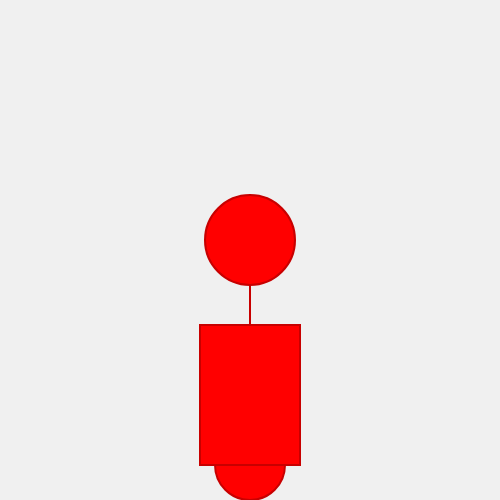
Frame 1 (no input)
Frame 60 (no input): identical to frame 1, image omitted
Frame 120 (the mouse pressed at the canvas centre since frame 60): identical to frame 1, image omitted

The p5.js sketch that drew this single still picture (run headless with seeded random() and noise() and a simulated clock; from frame 60 on, the mouse is pressed at the canvas centre):

// p5.js sketch
// ── sketch.js
function setup() {
	// define artboard size
	createCanvas(500,500);
	// Set here the values that are not changing all over the sketch
	strokeWeight(2);
	stroke(170);
}

function draw() {
	background(240);
	fill(255,0,0);
	stroke(200,0,0);

	//Neck
	line(250, 285, 250, 345);

	//Wheel
	ellipse(250, 465, 70, 70);

	//Body
	rect(200, 325, 100, 140);

	//Head
	ellipse(250, 240, 90, 90);
}
